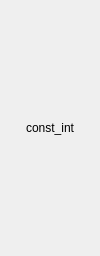
<?xml version="1.0" encoding="UTF-8"?>
<ui version="4.0">
 <class>QBlock</class>
 <widget class="QWidget" name="QBlock">
  <property name="geometry">
   <rect>
    <x>0</x>
    <y>0</y>
    <width>100</width>
    <height>256</height>
   </rect>
  </property>
  <property name="sizePolicy">
   <sizepolicy hsizetype="Fixed" vsizetype="Fixed">
    <horstretch>0</horstretch>
    <verstretch>0</verstretch>
   </sizepolicy>
  </property>
  <property name="windowTitle">
   <string>Form</string>
  </property>
  <layout class="QHBoxLayout" name="horizontalLayout">
   <property name="spacing">
    <number>0</number>
   </property>
   <property name="leftMargin">
    <number>0</number>
   </property>
   <property name="topMargin">
    <number>0</number>
   </property>
   <property name="rightMargin">
    <number>0</number>
   </property>
   <property name="bottomMargin">
    <number>0</number>
   </property>
   <item>
    <layout class="QHBoxLayout" name="layout" stretch="0,1,0">
     <property name="spacing">
      <number>0</number>
     </property>
     <property name="sizeConstraint">
      <enum>QLayout::SetMinimumSize</enum>
     </property>
     <item>
      <layout class="QVBoxLayout" name="inputsLayout">
       <property name="spacing">
        <number>5</number>
       </property>
       <property name="sizeConstraint">
        <enum>QLayout::SetMinimumSize</enum>
       </property>
       <property name="topMargin">
        <number>5</number>
       </property>
       <property name="bottomMargin">
        <number>5</number>
       </property>
      </layout>
     </item>
     <item>
      <widget class="QLabel" name="nameLabel">
       <property name="sizePolicy">
        <sizepolicy hsizetype="Preferred" vsizetype="Preferred">
         <horstretch>0</horstretch>
         <verstretch>0</verstretch>
        </sizepolicy>
       </property>
       <property name="text">
        <string>const_int</string>
       </property>
       <property name="alignment">
        <set>Qt::AlignCenter</set>
       </property>
      </widget>
     </item>
     <item>
      <layout class="QVBoxLayout" name="outputsLayout">
       <property name="spacing">
        <number>5</number>
       </property>
       <property name="sizeConstraint">
        <enum>QLayout::SetMinimumSize</enum>
       </property>
       <property name="topMargin">
        <number>5</number>
       </property>
       <property name="bottomMargin">
        <number>5</number>
       </property>
      </layout>
     </item>
    </layout>
   </item>
  </layout>
 </widget>
 <resources/>
 <connections/>
</ui>
